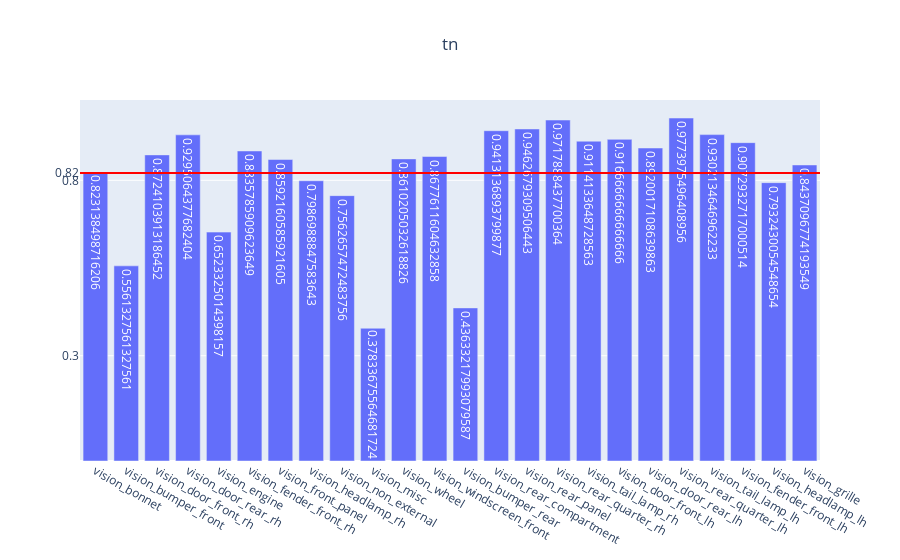

Notebook code cell kept with this figure:
### Code cell
genVisMulitlabel(partEvalMetrics, "tn")

### Figure 1 — Plotly figure (JSON) as saved in the notebook; plotly's stock layout.template omitted (floating-point values rounded to 4 significant figures)
{"data": [{"text": [0.8231, 0.5561, 0.8724, 0.9295, 0.6523, 0.8836, 0.8592, 0.7987, 0.7563, 0.3783, 0.861, 0.8678, 0.4363, 0.9413, 0.9463, 0.9718, 0.9114, 0.9167, 0.892, 0.9774, 0.9302, 0.9073, 0.7932, 0.8437], "type": "bar", "x": ["vision_bonnet", "vision_bumper_front", "vision_door_front_rh", "vision_door_rear_rh", "vision_engine", "vision_fender_front_rh", "vision_front_panel", "vision_headlamp_rh", "vision_non_external", "vision_misc", "vision_wheel", "vision_windscreen_front", "vision_bumper_rear", "vision_rear_compartment", "vision_rear_panel", "vision_rear_quarter_rh", "vision_tail_lamp_rh", "vision_door_front_lh", "vision_door_rear_lh", "vision_rear_quarter_lh", "vision_tail_lamp_lh", "vision_fender_front_lh", "vision_headlamp_lh", "vision_grille"], "y": [0.8231, 0.5561, 0.8724, 0.9295, 0.6523, 0.8836, 0.8592, 0.7987, 0.7563, 0.3783, 0.861, 0.8678, 0.4363, 0.9413, 0.9463, 0.9718, 0.9114, 0.9167, 0.892, 0.9774, 0.9302, 0.9073, 0.7932, 0.8437]}], "layout": {"shapes": [{"line": {"color": "red", "width": 2}, "type": "line", "x0": 0, "x1": 1, "xref": "x domain", "y0": 0.8211, "y1": 0.8211, "yref": "y"}], "title": {"text": "tn", "x": 0.5}, "yaxis": {"tickmode": "array", "tickvals": ["0.82", 0.3, 0.8]}}}
